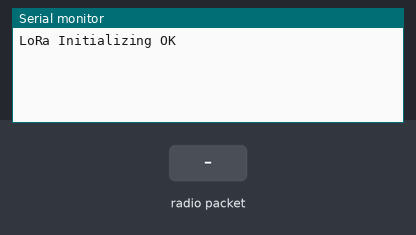
Bench run of a sketch on a simulated ESP32. Parts: the last lines printed to the serial monitor. Inputs (shaded band) come from the test bench. Random numbers use the default seed unless the sketch sets one; no radio packets arrive unless stated.

Above: at 1.2 s.
1.3 s: radio packet "1" arrives
At 1.8 s:
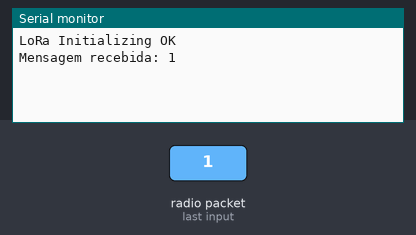
2.8 s: radio packet "0" arrives
At 4.2 s:
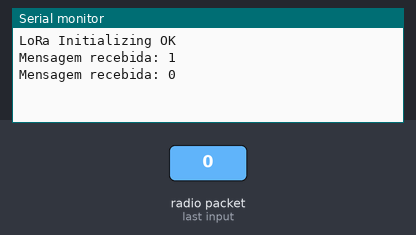
5.8 s: radio packet "2" arrives
At 6.5 s:
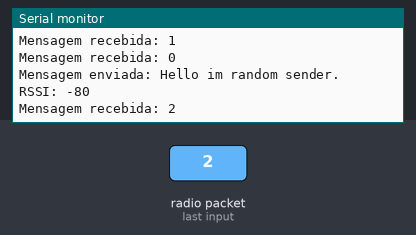

The sketch:

getRssiLoRa.ino
```cpp
/*****************************************************************************
 *  LoRa Range Measurement Tool with Statistics and Data Logging
 *
 *  implements a "ping-pong" type of communication, in which both LoRa
 *  transceivers act simultaneously as transmitters and receivers of
 *  a fixed message (payload)
 *
 *  Filipe Ihancis Teixeira (filipeihancist@gmail.com)
 *
/*****************************************************************************/


/*****************************************************************************/
// Libraries
#include <SPI.h>
#include <LoRa.h>
#include <stdlib.h>

// Pins for LoRa antenna
#define MISO_LORA 19
#define MOSI_LORA 23
#define SCK_LORA 18
#define SS_PIN_LORA 15
#define DIO0_PIN_LORA 5
#define RESET_PIN_LORA 2

// Control variables
const int SENDING_TIME = 5020;
const int RX_TIMEOUT = 11000;
unsigned long pTimeTx, pTimeNoRx;
int rssiPacket;


/*****************************************************************************/
void LoRa_radio_config()
{
    LoRa.setGain(0);
    LoRa.setPreambleLength(8);
    LoRa.setCodingRate4(5);
    LoRa.setSpreadingFactor(7);
    LoRa.setSyncWord(0xF3);
}

/*****************************************************************************/
void setup()
{
    // Initialize serial
    Serial.begin(9600); while(!Serial); Serial.println("");

    // Initialize SPI communication
    SPI.begin(SCK_LORA, MISO_LORA, MOSI_LORA, SS_PIN_LORA);

    // Sets LoRa pins
    LoRa.setPins(SS_PIN_LORA, RESET_PIN_LORA, DIO0_PIN_LORA);

    int internalCounter = 0;

    // Initialize LoRa module (915MHz)
    while(!LoRa.begin(915E6)) {
      Serial.print(".");
      delay(500);
      internalCounter++;

      if(internalCounter >= 10)
        ESP.restart();
    }
    LoRa_radio_config();
    Serial.println("LoRa Initializing OK");
    LoRa.receive();
}

/*****************************************************************************/
void loop()
{
    // Restarts if the program does not receive a message within 11 seconds
    if (millis() - pTimeNoRx >=  RX_TIMEOUT) ESP.restart();

    // Check for packages
    int packet = LoRa.parsePacket();

    // Execute if module receives packets
    if(packet != 0)
    {
      pTimeNoRx = millis();

      // Reads a package
      String message = "";
      while (LoRa.available()) {
        message += (char)LoRa.read();
      }
      // Gets the rssi value
      rssiPacket = LoRa.packetRssi();

      // Displays the received message on the Serial Monitor
      Serial.println("\nMensagem recebida: " + message);
      delay(5);
    }

    // Transmits packets every 5020 milliseconds
    if(millis() - pTimeTx >= SENDING_TIME)
    {
      // Format message
      String rssi_str = String(rssiPacket);
      String packetSend = "Hello im random sender. RSSI: " + rssi_str;

      // Puts radio in idle to transmit properly
      LoRa.idle();

      // Displays the transmited message on the Serial Monitor
      pTimeTx = millis();
      Serial.print("\nMensagem enviada: " + packetSend);

      // Transmits the packet
      LoRa.beginPacket();
      LoRa.print(packetSend);
      LoRa.endPacket();

      // Enables module to receive packets
      LoRa.receive();

      // Random delay between 3 and 13 milliseconds
      delay(3+rand()%(13));
    }
    delay(1);
}
```

Measured:
- after the input at 1.3 s, the serial monitor: prints a new line at once (image 1)
- after the input at 2.8 s, the serial monitor: prints a new line at once (image 2)
- after the input at 5.8 s, the serial monitor: prints a new line at once (image 3)
